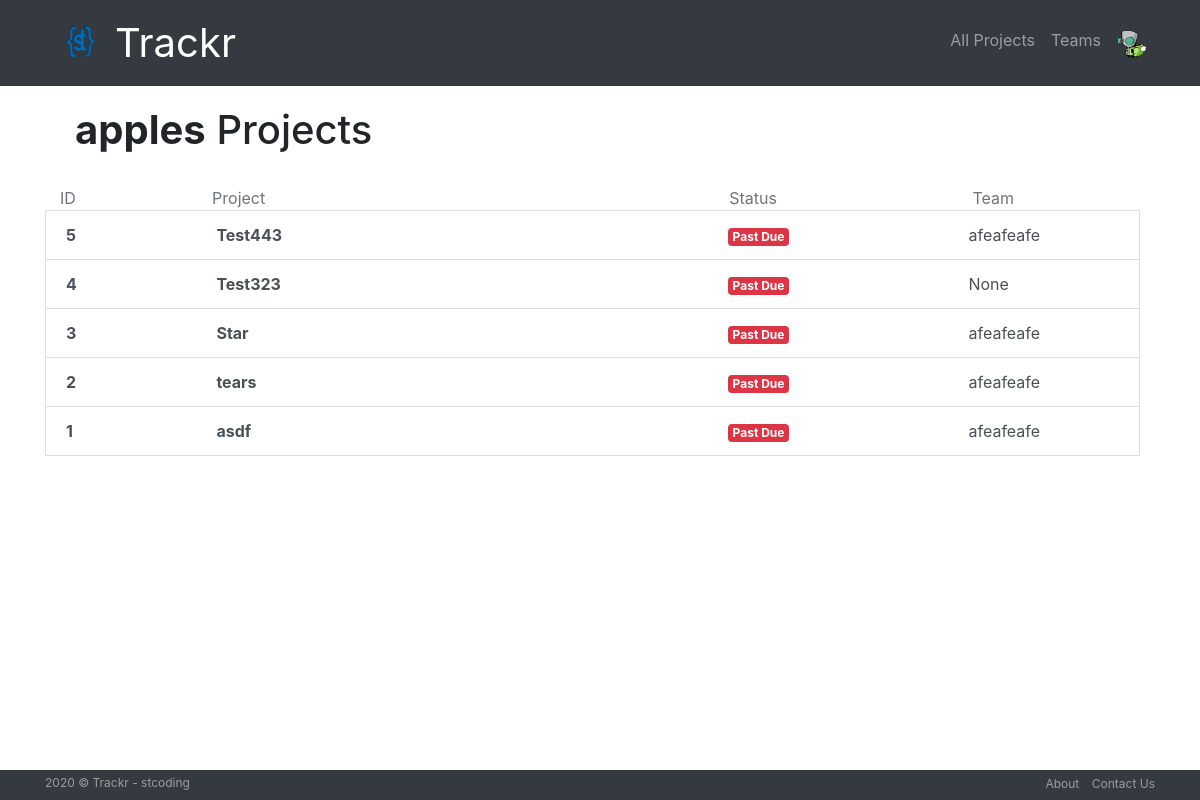
The page /projects/by/ (signed in) on the database its author committed.
### accounts/models.py (models this page shows, shortened)
class UserProfile(models.Model):
    user = models.OneToOneField(User,null=True,on_delete=models.CASCADE)
    first_name = models.CharField(max_length=100,null=True)
    last_name = models.CharField(max_length=100,null=True)
    email = models.EmailField(max_length=254,null=True)
    phone = models.CharField(max_length=15,null=True)
    address = models.CharField(max_length=100,null=True)
    city = models.CharField(max_length=50,null=True)
    state = models.CharField(max_length=50,null=True)
    zip = models.CharField(max_length=10,null=True)
    profile_pic = models.ImageField(default="profile1.png", null=True, blank=True)
    is_manager = models.BooleanField(default=False,null=True)

### projects/models.py (models this page shows, shortened)
class Project(models.Model):
    id = models.AutoField(primary_key=True)
    project_name = models.CharField(max_length=256)
    workers = models.ManyToManyField(User,through='ProjectWorker')
    created_by = models.ForeignKey(User,related_name='created',null=True,on_delete=models.SET_NULL)
    description = models.TextField()
    created_at = models.DateTimeField(default=timezone.now)
    due_date = models.DateTimeField()
    status = models.CharField(max_length=20,choices=status)
    completed_on = models.DateTimeField(blank=True,null=True)
    team = models.ForeignKey(Team,related_name='projects',null=True,blank=True,on_delete=models.SET_NULL)
    class Meta():
        ordering = ['-created_at']

### teams/models.py (models this page shows, shortened)
class Team(models.Model):
    name = models.CharField(max_length=255, unique=True)
    slug = models.SlugField(allow_unicode=True, unique=True)
    description = models.TextField(blank=True, default='')
    description_html = models.TextField(editable=False, default='', blank=True)
    members = models.ManyToManyField(User,through="TeamMember")
    team_pic = models.ImageField(upload_to='images',default="team.png", null=True, blank=True)
    def __str__(self):
        return self.name
    class Meta:
        ordering = ["name"]

### projects/views.py (the view)
# urls.py: path('by/',views.userProjects,name='for_user'),
@login_required
def userProjects(request):
    projects = Project.objects.filter(workers=request.user)
    project_user = User.objects.prefetch_related("proj_worker").get(
                                    username__iexact=request.user.username)
    context = {'projects':projects,'project_user':project_user}
    return render(request, 'projects/user_project_list.html',context)

### trackr/context-processor.py (called while the page is built)
def extras(request):
    if request.user.is_authenticated:
        profile= request.user.userprofile
        return {'profile':profile}
    else:
        return {}

### projects/templates/projects/user_project_list.html
{% extends "projects/project_base.html" %}
{% block proj_content %}
<div class="container mt-3">
  <h1><strong>{{project_user}}</strong> Projects</h1>
</div>
<br>
<div class="d-flex justify-content-center">
  <div class="container list-group">
    <div class="d-flex justify-content-between align-items-center row">
      <div class="col-sm-1 text-muted">ID</div>
      <div class="col-sm-5 text-muted">Project</div>
      <div class="col-sm-2 text-muted">Status</div>
      <div class="col-sm-2 text-muted">Team</div>
      {% for project in projects %}
        <a href="{% url 'projects:detail' pk=project.pk %}" class="list-group-item list-group-item-action">
          <div class="d-flex justify-content-between align-items-center row">
            <div class="col-sm-1"><strong>{{project.pk}}</strong></div>
            <div class="col-sm-5"><strong>{{project.project_name}}</strong></div>
              {% if project.status == 'Active' %}
                <div class="col-sm-2"><span class="badge badge-primary">{{project.status}}</span></div>
              {% elif project.status == 'Hold' %}
                <div class="col-sm-2"><span class="badge badge-warning">{{project.status}}</span></div>
              {% elif project.status == 'Past Due' %}
                <div class="col-sm-2"><span class="badge badge-danger">{{project.status}}</span></div>
              {% else %}
                <div class="col-sm-2"><span class="badge badge-success">{{project.status}}</span></div>
              {% endif %}
            <div class="col-sm-2">{{project.team}}</div>
          </div>
        </a>
      {% endfor %}
    </div>
  </div>
</div>
{% endblock %}

### templates/base.html (shortened to what this page needs)
<!DOCTYPE html>
{% load static %}
<html lang="en" dir="ltr">
  <head>
    <link rel="stylesheet" href="https://stackpath.bootstrapcdn.com/bootstrap/4.5.2/css/bootstrap.min.css">
    <link rel='stylesheet' href="{% static 'css/master.css'%}"/>
    <link href="https://maxcdn.bootstrapcdn.com/font-awesome/4.7.0/css/font-awesome.min.css" rel="stylesheet">
  </head>
  <body>
    <nav class="navbar navbar-expand-lg navbar-dark bg-dark" role="navigation" id="navbar">
      <div class="container">
        <div class="navbar-nav align-items-center">
          <img src="/images/st_logo.png" width="70" height="70" alt="" loading="lazy">
          <a class="navbar-brand" href="{% url 'home' %}">Trackr</a>
        </div>
        <div class="navbar-nav ml-auto">
          {% if user.is_authenticated %}
            <a class="nav-item nav-link" href="{% url 'projects:all' %}" class="btn btn-simple">All Projects</a>
            <a class="nav-item nav-link" href="{% url 'teams:all' %}" class="btn btn-simple">Teams</a>
            <div class="dropdown">
              <a class="nav-link av" data-toggle="dropdown">
                <img class="profile-pic rounded-circle main-avatar-sm" src="{{profile.user.userprofile.profile_pic.url}}">
              </a>
            </div>
          {% else %}
            <a class="nav-item nav-link" href="{% url 'accounts:login' %}" class="btn btn-simple">Log in</a>
            <a class="nav-item nav-link" href="{% url 'accounts:register' %}" class="btn btn-simple">Register</a>
          {% endif %}
        </div>
      </div>
    </nav>
    <div class="container maindetail">
      {% block content %}{% endblock %}
    </div>
    {% include "footer.html" %}
  </body>
</html>

### static/css/master.css (style rules this page uses)
.navbar-brand { font-size: 40px !important; }
.maindetail { margin-bottom: 100px; margin-top: 20px; }

### templates/base.html (style rules this page uses)
.main-avatar-sm { width:30px; height:30px; }
.av { outline: none; text-transform: none; }

### rows shown on the page
UserProfile: user.userprofile.profile_pic (picture)
Project: pk "5", project_name "Test443", status "Past Due", team "afeafeafe"
Project: pk "4", project_name "Test323", status "Past Due", team "None"
Project: pk "3", project_name "Star", status "Past Due", team "afeafeafe"
Project: pk "2", project_name "tears", status "Past Due", team "afeafeafe"
Project: pk "1", project_name "asdf", status "Past Due", team "afeafeafe"

### other values the page prints
{{ project_user }} "apples"
